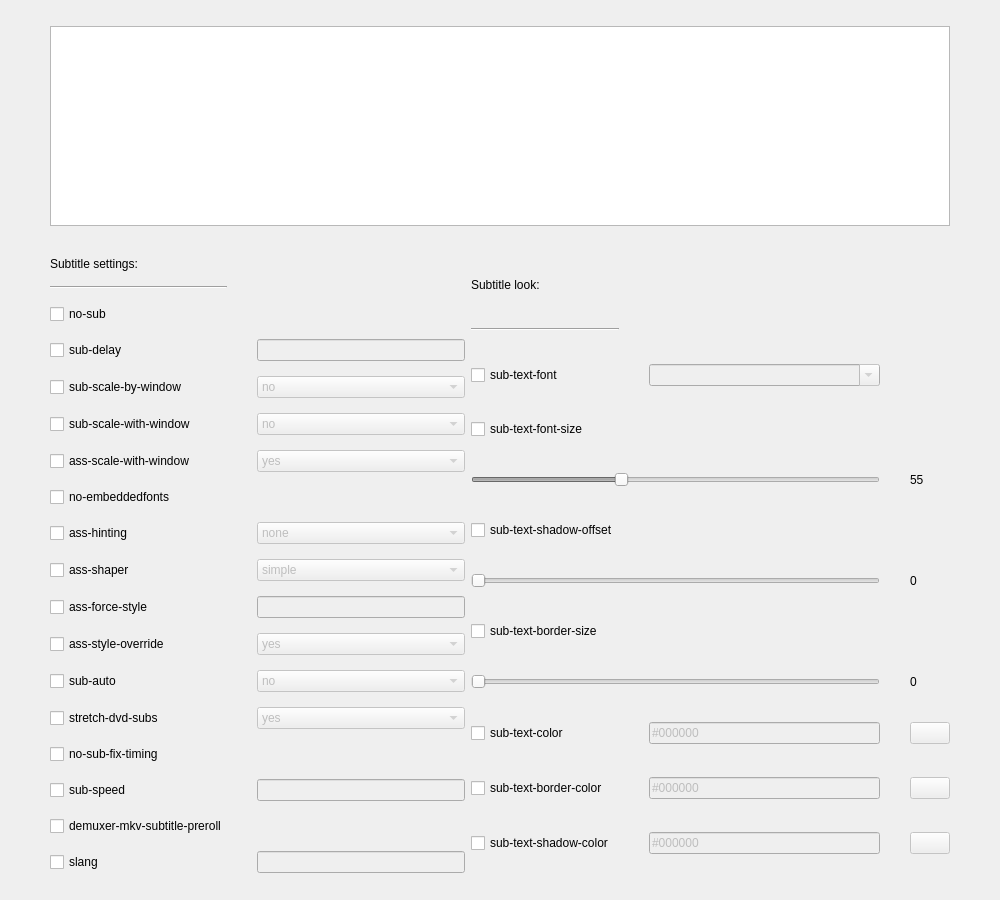
<?xml version="1.0" encoding="UTF-8"?>
<ui version="4.0">
 <class>tabsubtitle</class>
 <widget class="QWidget" name="tabsubtitle">
  <property name="enabled">
   <bool>true</bool>
  </property>
  <property name="geometry">
   <rect>
    <x>0</x>
    <y>0</y>
    <width>1000</width>
    <height>900</height>
   </rect>
  </property>
  <property name="windowTitle">
   <string>Form</string>
  </property>
  <layout class="QGridLayout" name="gridLayout_2">
   <property name="leftMargin">
    <number>50</number>
   </property>
   <property name="rightMargin">
    <number>50</number>
   </property>
   <item row="5" column="0">
    <layout class="QGridLayout" name="gridLayout_3">
     <property name="topMargin">
      <number>10</number>
     </property>
     <property name="horizontalSpacing">
      <number>30</number>
     </property>
     <property name="verticalSpacing">
      <number>15</number>
     </property>
     <item row="0" column="0">
      <widget class="QLabel" name="label_general_subtitles">
       <property name="text">
        <string>Subtitle settings:</string>
       </property>
      </widget>
     </item>
     <item row="1" column="0">
      <widget class="Line" name="line_2">
       <property name="minimumSize">
        <size>
         <width>150</width>
         <height>0</height>
        </size>
       </property>
       <property name="orientation">
        <enum>Qt::Horizontal</enum>
       </property>
      </widget>
     </item>
     <item row="2" column="0">
      <widget class="QCheckBox" name="box_no_sub">
       <property name="text">
        <string>no-sub</string>
       </property>
      </widget>
     </item>
     <item row="3" column="0">
      <widget class="QCheckBox" name="box_sub_delay">
       <property name="text">
        <string>sub-delay</string>
       </property>
      </widget>
     </item>
     <item row="3" column="1">
      <widget class="QLineEdit" name="value_sub_delay">
       <property name="enabled">
        <bool>false</bool>
       </property>
      </widget>
     </item>
     <item row="4" column="0">
      <widget class="QCheckBox" name="box_sub_scale_by_window">
       <property name="accessibleName">
        <string>sub-scale-by-window</string>
       </property>
       <property name="text">
        <string>sub-scale-by-window</string>
       </property>
      </widget>
     </item>
     <item row="4" column="1">
      <widget class="QComboBox" name="comboBox_sub_scale_by_window">
       <property name="enabled">
        <bool>false</bool>
       </property>
       <item>
        <property name="text">
         <string>no</string>
        </property>
       </item>
       <item>
        <property name="text">
         <string>yes</string>
        </property>
       </item>
      </widget>
     </item>
     <item row="5" column="0">
      <widget class="QCheckBox" name="box_sub_scale_with_window">
       <property name="accessibleName">
        <string/>
       </property>
       <property name="text">
        <string>sub-scale-with-window</string>
       </property>
      </widget>
     </item>
     <item row="5" column="1">
      <widget class="QComboBox" name="comboBox_sub_scale_with_window">
       <property name="enabled">
        <bool>false</bool>
       </property>
       <item>
        <property name="text">
         <string>no</string>
        </property>
       </item>
       <item>
        <property name="text">
         <string>yes</string>
        </property>
       </item>
      </widget>
     </item>
     <item row="6" column="0">
      <widget class="QCheckBox" name="box_ass_scale_with_window">
       <property name="accessibleName">
        <string>ass-scale-with-window</string>
       </property>
       <property name="text">
        <string>ass-scale-with-window</string>
       </property>
      </widget>
     </item>
     <item row="6" column="1">
      <widget class="QComboBox" name="comboBox_ass_scale_with_window">
       <property name="enabled">
        <bool>false</bool>
       </property>
       <item>
        <property name="text">
         <string>yes</string>
        </property>
       </item>
       <item>
        <property name="text">
         <string>no</string>
        </property>
       </item>
      </widget>
     </item>
     <item row="7" column="0">
      <widget class="QCheckBox" name="box_no_embedded_fonts">
       <property name="text">
        <string>no-embeddedfonts</string>
       </property>
      </widget>
     </item>
     <item row="8" column="0">
      <widget class="QCheckBox" name="box_ass_hinting">
       <property name="text">
        <string>ass-hinting</string>
       </property>
      </widget>
     </item>
     <item row="8" column="1">
      <widget class="QComboBox" name="comboBox_ass_hinting">
       <property name="enabled">
        <bool>false</bool>
       </property>
       <item>
        <property name="text">
         <string>none</string>
        </property>
       </item>
       <item>
        <property name="text">
         <string>light</string>
        </property>
       </item>
       <item>
        <property name="text">
         <string>normal</string>
        </property>
       </item>
       <item>
        <property name="text">
         <string>native</string>
        </property>
       </item>
      </widget>
     </item>
     <item row="9" column="0">
      <widget class="QCheckBox" name="box_ass_sharper">
       <property name="text">
        <string>ass-shaper</string>
       </property>
      </widget>
     </item>
     <item row="9" column="1">
      <widget class="QComboBox" name="comboBox_ass_sharper">
       <property name="enabled">
        <bool>false</bool>
       </property>
       <item>
        <property name="text">
         <string>simple</string>
        </property>
       </item>
       <item>
        <property name="text">
         <string>complex</string>
        </property>
       </item>
      </widget>
     </item>
     <item row="10" column="0">
      <widget class="QCheckBox" name="box_ass_force_style">
       <property name="text">
        <string>ass-force-style</string>
       </property>
      </widget>
     </item>
     <item row="10" column="1">
      <widget class="QLineEdit" name="value_ass_force_style">
       <property name="enabled">
        <bool>false</bool>
       </property>
      </widget>
     </item>
     <item row="11" column="0">
      <widget class="QCheckBox" name="box_ass_style_override">
       <property name="text">
        <string>ass-style-override</string>
       </property>
      </widget>
     </item>
     <item row="11" column="1">
      <widget class="QComboBox" name="comboBox_ass_override">
       <property name="enabled">
        <bool>false</bool>
       </property>
       <item>
        <property name="text">
         <string>yes</string>
        </property>
       </item>
       <item>
        <property name="text">
         <string>no</string>
        </property>
       </item>
       <item>
        <property name="text">
         <string>force</string>
        </property>
       </item>
      </widget>
     </item>
     <item row="12" column="0">
      <widget class="QCheckBox" name="box_sub_auto">
       <property name="text">
        <string>sub-auto</string>
       </property>
      </widget>
     </item>
     <item row="12" column="1">
      <widget class="QComboBox" name="comboBox_sub_auto">
       <property name="enabled">
        <bool>false</bool>
       </property>
       <item>
        <property name="text">
         <string>no</string>
        </property>
       </item>
       <item>
        <property name="text">
         <string>exact</string>
        </property>
       </item>
       <item>
        <property name="text">
         <string>fuzzy</string>
        </property>
       </item>
       <item>
        <property name="text">
         <string>all</string>
        </property>
       </item>
      </widget>
     </item>
     <item row="13" column="0">
      <widget class="QCheckBox" name="box_stretch_dvd_subs">
       <property name="accessibleName">
        <string>stretch-dvd-subs</string>
       </property>
       <property name="text">
        <string>stretch-dvd-subs</string>
       </property>
      </widget>
     </item>
     <item row="13" column="1">
      <widget class="QComboBox" name="comboBox_stretch_dvd_subs">
       <property name="enabled">
        <bool>false</bool>
       </property>
       <item>
        <property name="text">
         <string>yes</string>
        </property>
       </item>
       <item>
        <property name="text">
         <string>no</string>
        </property>
       </item>
      </widget>
     </item>
     <item row="14" column="0">
      <widget class="QCheckBox" name="box_no_sub_fix_timing">
       <property name="text">
        <string>no-sub-fix-timing</string>
       </property>
      </widget>
     </item>
     <item row="15" column="0">
      <widget class="QCheckBox" name="box_sub_speed">
       <property name="text">
        <string>sub-speed</string>
       </property>
      </widget>
     </item>
     <item row="15" column="1">
      <widget class="QLineEdit" name="value_sub_speed">
       <property name="enabled">
        <bool>false</bool>
       </property>
      </widget>
     </item>
     <item row="16" column="0">
      <widget class="QCheckBox" name="box_demuxer_mkv_subtitle_preroll">
       <property name="text">
        <string>demuxer-mkv-subtitle-preroll</string>
       </property>
      </widget>
     </item>
     <item row="17" column="0">
      <widget class="QCheckBox" name="box_slang">
       <property name="text">
        <string>slang</string>
       </property>
      </widget>
     </item>
     <item row="17" column="1">
      <widget class="QLineEdit" name="valuebox_slang">
       <property name="enabled">
        <bool>false</bool>
       </property>
      </widget>
     </item>
    </layout>
   </item>
   <item row="5" column="1">
    <layout class="QGridLayout" name="gridLayout">
     <property name="topMargin">
      <number>10</number>
     </property>
     <property name="horizontalSpacing">
      <number>30</number>
     </property>
     <property name="verticalSpacing">
      <number>15</number>
     </property>
     <item row="6" column="0">
      <widget class="QCheckBox" name="box_sub_text_font_shadow_offset">
       <property name="text">
        <string>sub-text-shadow-offset</string>
       </property>
      </widget>
     </item>
     <item row="7" column="2">
      <widget class="QLabel" name="label_sub_text_shadow_offset_counter">
       <property name="sizePolicy">
        <sizepolicy hsizetype="Preferred" vsizetype="Preferred">
         <horstretch>0</horstretch>
         <verstretch>0</verstretch>
        </sizepolicy>
       </property>
       <property name="text">
        <string>0</string>
       </property>
      </widget>
     </item>
     <item row="12" column="2">
      <widget class="QPushButton" name="button_pick_color_shadow_color">
       <property name="enabled">
        <bool>false</bool>
       </property>
       <property name="text">
        <string/>
       </property>
       <property name="icon">
        <iconset>
         <normaloff>://images/colorpicker.png</normaloff>://images/colorpicker.png</iconset>
       </property>
      </widget>
     </item>
     <item row="11" column="1">
      <widget class="QLineEdit" name="value_sub_text_border_color">
       <property name="enabled">
        <bool>false</bool>
       </property>
       <property name="text">
        <string>#000000</string>
       </property>
      </widget>
     </item>
     <item row="8" column="0">
      <widget class="QCheckBox" name="box_sub_text_font_border_size">
       <property name="text">
        <string>sub-text-border-size</string>
       </property>
      </widget>
     </item>
     <item row="3" column="1">
      <widget class="QFontComboBox" name="fontComboBox_sub_text_font">
       <property name="enabled">
        <bool>false</bool>
       </property>
       <property name="currentText">
        <string/>
       </property>
      </widget>
     </item>
     <item row="12" column="1">
      <widget class="QLineEdit" name="value_sub_text_shadow_color">
       <property name="enabled">
        <bool>false</bool>
       </property>
       <property name="text">
        <string>#000000</string>
       </property>
      </widget>
     </item>
     <item row="11" column="2">
      <widget class="QPushButton" name="button_pick_color_border_color">
       <property name="enabled">
        <bool>false</bool>
       </property>
       <property name="text">
        <string/>
       </property>
       <property name="icon">
        <iconset>
         <normaloff>://images/colorpicker.png</normaloff>://images/colorpicker.png</iconset>
       </property>
      </widget>
     </item>
     <item row="5" column="0" colspan="2">
      <widget class="QSlider" name="horizontalSlider_sub_text_font_size">
       <property name="enabled">
        <bool>false</bool>
       </property>
       <property name="minimum">
        <number>1</number>
       </property>
       <property name="maximum">
        <number>150</number>
       </property>
       <property name="sliderPosition">
        <number>55</number>
       </property>
       <property name="orientation">
        <enum>Qt::Horizontal</enum>
       </property>
       <property name="tickPosition">
        <enum>QSlider::NoTicks</enum>
       </property>
      </widget>
     </item>
     <item row="12" column="0">
      <widget class="QCheckBox" name="box_sub_text_shadow_color">
       <property name="text">
        <string>sub-text-shadow-color</string>
       </property>
      </widget>
     </item>
     <item row="9" column="0" colspan="2">
      <widget class="QSlider" name="horizontalSlider_sub_text_font_border_size">
       <property name="enabled">
        <bool>false</bool>
       </property>
       <property name="minimum">
        <number>0</number>
       </property>
       <property name="maximum">
        <number>25</number>
       </property>
       <property name="sliderPosition">
        <number>0</number>
       </property>
       <property name="orientation">
        <enum>Qt::Horizontal</enum>
       </property>
      </widget>
     </item>
     <item row="10" column="2">
      <widget class="QPushButton" name="button_pick_color_font_color">
       <property name="enabled">
        <bool>false</bool>
       </property>
       <property name="text">
        <string/>
       </property>
       <property name="icon">
        <iconset>
         <normaloff>://images/colorpicker.png</normaloff>://images/colorpicker.png</iconset>
       </property>
      </widget>
     </item>
     <item row="10" column="0">
      <widget class="QCheckBox" name="box_sub_text_font_color">
       <property name="text">
        <string>sub-text-color</string>
       </property>
      </widget>
     </item>
     <item row="10" column="1">
      <widget class="QLineEdit" name="value_sub_text_font_color">
       <property name="enabled">
        <bool>false</bool>
       </property>
       <property name="text">
        <string>#000000</string>
       </property>
      </widget>
     </item>
     <item row="11" column="0">
      <widget class="QCheckBox" name="box_sub_text_border_color">
       <property name="text">
        <string>sub-text-border-color</string>
       </property>
      </widget>
     </item>
     <item row="9" column="2">
      <widget class="QLabel" name="label_sub_text_border_size_counter">
       <property name="text">
        <string>0</string>
       </property>
      </widget>
     </item>
     <item row="7" column="0" colspan="2">
      <widget class="QSlider" name="horizontalSlider_sub_text_font_shadow_offset">
       <property name="enabled">
        <bool>false</bool>
       </property>
       <property name="minimum">
        <number>0</number>
       </property>
       <property name="maximum">
        <number>25</number>
       </property>
       <property name="sliderPosition">
        <number>0</number>
       </property>
       <property name="orientation">
        <enum>Qt::Horizontal</enum>
       </property>
      </widget>
     </item>
     <item row="3" column="0">
      <widget class="QCheckBox" name="box_sub_text_font">
       <property name="text">
        <string>sub-text-font</string>
       </property>
      </widget>
     </item>
     <item row="4" column="0">
      <widget class="QCheckBox" name="box_sub_text_font_size">
       <property name="text">
        <string>sub-text-font-size</string>
       </property>
      </widget>
     </item>
     <item row="5" column="2">
      <widget class="QLabel" name="label_sub_text_font_size_counter">
       <property name="text">
        <string>55</string>
       </property>
      </widget>
     </item>
     <item row="0" column="0">
      <widget class="QLabel" name="label_subtitle_look">
       <property name="maximumSize">
        <size>
         <width>16777215</width>
         <height>20</height>
        </size>
       </property>
       <property name="text">
        <string>Subtitle look:</string>
       </property>
      </widget>
     </item>
     <item row="1" column="0">
      <widget class="Line" name="line_3">
       <property name="maximumSize">
        <size>
         <width>200</width>
         <height>16777215</height>
        </size>
       </property>
       <property name="orientation">
        <enum>Qt::Horizontal</enum>
       </property>
      </widget>
     </item>
    </layout>
   </item>
   <item row="1" column="0" colspan="2">
    <widget class="QGraphicsView" name="subtitle_test_graphics_view">
     <property name="maximumSize">
      <size>
       <width>160000</width>
       <height>200</height>
      </size>
     </property>
     <property name="transformationAnchor">
      <enum>QGraphicsView::NoAnchor</enum>
     </property>
    </widget>
   </item>
  </layout>
 </widget>
 <resources/>
 <connections>
  <connection>
   <sender>box_sub_text_font_color</sender>
   <signal>toggled(bool)</signal>
   <receiver>button_pick_color_font_color</receiver>
   <slot>setEnabled(bool)</slot>
   <hints>
    <hint type="sourcelabel">
     <x>540</x>
     <y>569</y>
    </hint>
    <hint type="destinationlabel">
     <x>760</x>
     <y>570</y>
    </hint>
   </hints>
  </connection>
  <connection>
   <sender>box_sub_text_border_color</sender>
   <signal>toggled(bool)</signal>
   <receiver>button_pick_color_border_color</receiver>
   <slot>setEnabled(bool)</slot>
   <hints>
    <hint type="sourcelabel">
     <x>540</x>
     <y>599</y>
    </hint>
    <hint type="destinationlabel">
     <x>760</x>
     <y>600</y>
    </hint>
   </hints>
  </connection>
  <connection>
   <sender>box_sub_text_shadow_color</sender>
   <signal>toggled(bool)</signal>
   <receiver>button_pick_color_shadow_color</receiver>
   <slot>setEnabled(bool)</slot>
   <hints>
    <hint type="sourcelabel">
     <x>540</x>
     <y>629</y>
    </hint>
    <hint type="destinationlabel">
     <x>760</x>
     <y>630</y>
    </hint>
   </hints>
  </connection>
 </connections>
</ui>
